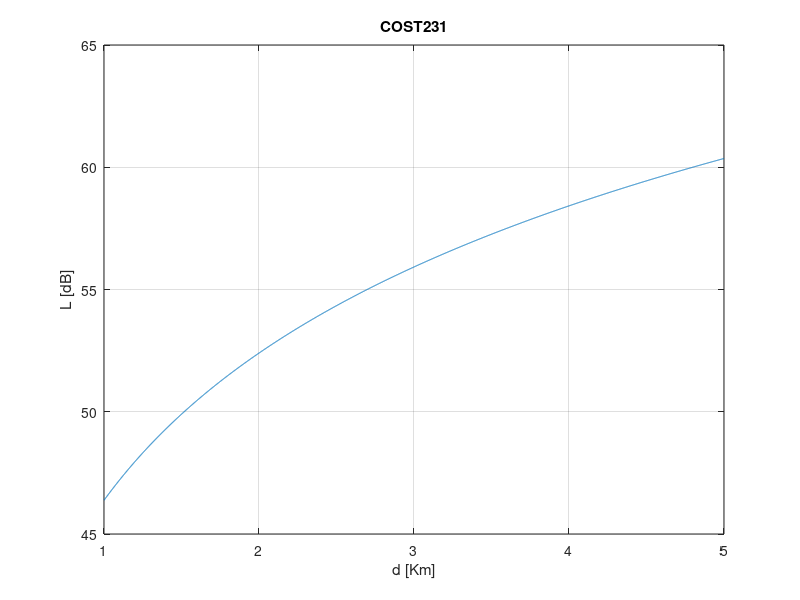

Here is the MATLAB script that generated this plot:
% Cost 231 Model
clc;
close all;
clear all;
d = 1:0.001:5;
fc = input('Enter Carrier Frequency(800-2000MHz)');
W = input('Enter Street Width(m)');
b = input('Enter distance b/w building(m)');
hr = input('Enter height of roof(m)');
hm = input('Enter mobile antenna ht(1-3m)');
dhm = hr - hm;
phi = input('Enter incident angle related to street(0-90degree)');
hb = input('Enter base station ant. ht(4-50m)');
dhb = hb -hr;
if ((phi>0)&&(phi<=35))
    L0 = -10 + 0.354*phi;
elseif((phi>35)&&(phi<=55))
    L0 = 32.5 + 0.075*(phi-35);
elseif((phi>55)&&(phi<=90))
    L0 = 4 - 0.114*(phi-55);
end;
Lf = 32.4 + 20*log10(d) + 20*log10(fc);
Lrts = -16.9 - 10*log10(W) + 10*log10(fc) + 20*log(dhm) + L0;
if(hb>=hr)
    Lbsh = -18*log10(11+dhb);
    kd = 18 - 15*dhb/dhm;
else
    Lbsh = 0;
    kd = 18;
end;
if(hb<=hr)
    ka = 54 - 0.8*hb;
else
    ka = 54;
end;
kf = 4 + 0.7*((fc/925)-1);
Lms = Lbsh + ka + kd*log10(d) + kf*log10(fc) - 9*log10(b);
if((Lrts + Lms)>0)
    L50  = Lf + Lrts + Lms;
else
    L50 = Lf;
end;
figure(1); 
plot(d , L50);
grid on;
xlabel('d [Km]');
ylabel('L [dB]');
title('COST231');